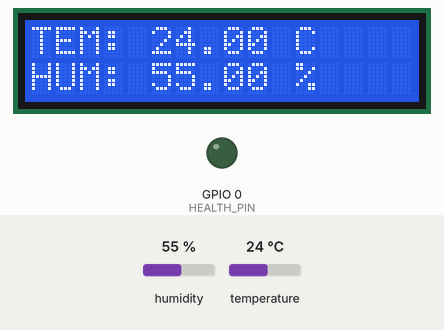
This sketch was run on a simulated ESP32. Parts: 16×2 character LCD, output pins drawn as LEDs (lit = HIGH). Inputs (shaded band) come from the test bench; at power-on: humidity 55 %, temperature 24 °C. WiFi joins after 1.5 s; servers stay silent unless stated; uploads are accepted with an empty reply; what the sketch prints to the serial monitor is not drawn.

Above: at 1.3 s.
1.4 s: humidity set to 22 %
At 8.8 s:
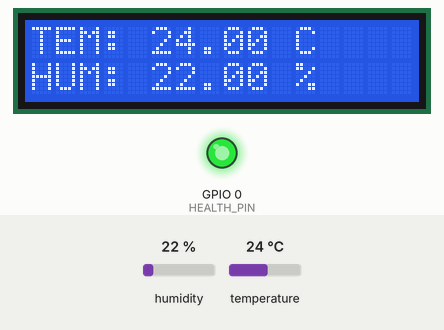
9.3 s: temperature set to 12 °C
At 13.9 s:
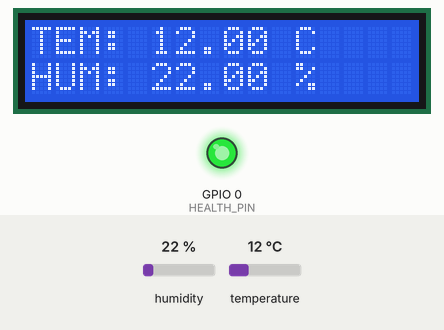
16.0 s: humidity set to 40 %
At 19.1 s:
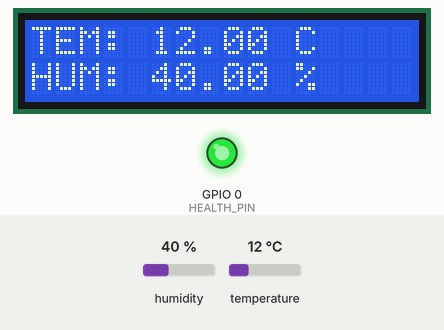
22.7 s: temperature set to 19 °C
At 24.3 s:
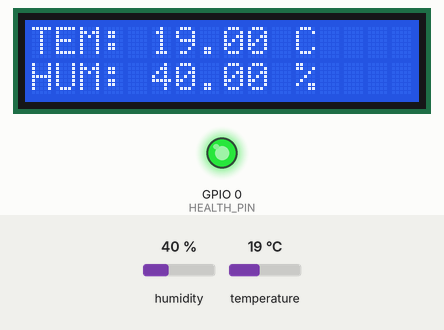
Timing chart, 0 to 25.8 s (numbered marks = the images above; inputs shaded):
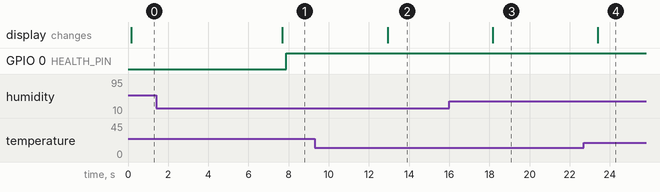

The sketch:

esp32.ino
```cpp
#include <WiFi.h>
#include <WiFiClient.h>
#include <HTTPClient.h>
#include <ArduinoJson.h>
#include <LiquidCrystal_I2C.h>
#include <DHT.h>

#define WIFI_SSID "Wokwi-GUEST"
#define WIFI_PASSWORD ""
#define WIFI_CHANNEL 6

#define HEALTH_PIN 0
#define DHT_PIN 4
#define SERVER "http://iversy.ru:8751"
#define DEVICE_NAME "DHT22-1"
#define TOKEN "abacaba"
#define DELAY 5000
#define DHTTYPE DHT22

LiquidCrystal_I2C LCD(0x27, 16, 2);
DHT DHT(DHT_PIN, DHTTYPE);

boolean SUCCESS = false;

float TEMPERATURE = 0.0;
float HUMIDITY = 0.0;

void connectToWiFi() {
  Serial.print("Connecting to WiFi ");
  Serial.print(WIFI_SSID);

  WiFi.begin(WIFI_SSID, WIFI_PASSWORD, WIFI_CHANNEL);

  int attempts = 0;
  while (WiFi.status() != WL_CONNECTED && attempts < 20) {
    delay(100);
    Serial.print(".");
    attempts++;
  }

  if (WiFi.status() == WL_CONNECTED) {
    Serial.println(" Connected!");
    Serial.print("IP address: ");
    Serial.println(WiFi.localIP());
  } else {
    Serial.println(" Failed to connect!");
  }

  Serial.println();
  delay(1000);
}

StaticJsonDocument<100> requestDocument() {
  StaticJsonDocument<100> values;
  values["temperature"] = TEMPERATURE;
  values["humidity"] = HUMIDITY;

  StaticJsonDocument<100> doc;
  doc["token"] = TOKEN;
  doc["values"] = values;
  return doc;
}

void processResponce(HTTPClient &http, String payload) {
  SUCCESS = true;
  http.end();
}

void sendState() {
  SUCCESS = false;
  HTTPClient http;

  String url = String(SERVER) + "/api/v1/heartbeat/" DEVICE_NAME;

  Serial.println(url);
  http.begin(url);
  http.setTimeout(10000);
  http.addHeader("Content-Type", "application/json");

  String requestBody;
  serializeJson(requestDocument(), requestBody);

  Serial.print("Request body: ");
  Serial.println(requestBody);

  int httpCode = http.POST(requestBody);

  if (httpCode != 200) {
    Serial.printf("HTTP Response code: %d\n", httpCode);
    http.end();
    return;
  }

  String payload = http.getString();
  Serial.print("Response: ");
  Serial.println(payload);

  processResponce(http, payload);
}

void readSensor() {
  TEMPERATURE = DHT.readTemperature();
  HUMIDITY = DHT.readHumidity();
}

void printSensor(char* name, char* unit, float val) {
  LCD.print(name);
  LCD.print(": ");
  LCD.print(val);
  LCD.print(" ");
  LCD.print(unit);
}

void showLC() {
  LCD.setCursor(0, 0);
  printSensor("TEM", "C", TEMPERATURE);
  LCD.setCursor(0, 1);
  printSensor("HUM", "%", HUMIDITY);
}

void setup(void) {
  Serial.begin(115200);

  pinMode(HEALTH_PIN, OUTPUT);
  pinMode(DHT_PIN, INPUT);

  DHT.begin();
  LCD.begin(16,2);
  LCD.init();
  LCD.backlight();
}

void loop(void) {
  readSensor();
  showLC();

  if (WiFi.status() != WL_CONNECTED) {
    Serial.println("WiFi connection lost! Reconnecting...");
    digitalWrite(HEALTH_PIN, LOW);
    connectToWiFi();
    delay(DELAY);
    return;
  }

  sendState();

  digitalWrite(HEALTH_PIN, SUCCESS);
  if (!SUCCESS) {
    delay(DELAY);
    return;
  }

  delay(DELAY);
}
```

Measured:
- after the input at 1.4 s, the display: changes after 6.3 s (image 1)
- after the input at 9.3 s, the display: changes after 3.6 s (image 2)
- after the input at 16.0 s, the display: changes after 2.2 s (image 3)
- after the input at 22.7 s, the display: changes after 0.70 s (image 4)
